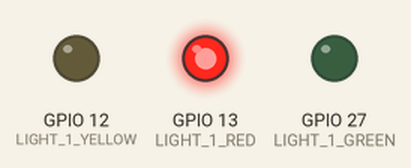
Simulated run of this sketch. Board: ESP32. Shown: output pins drawn as LEDs (lit = HIGH).

Above: at 10.0 s.
At 20.0 s:
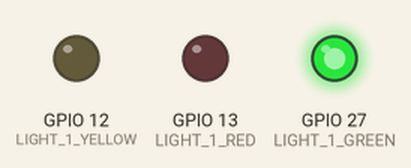
At 26.5 s:
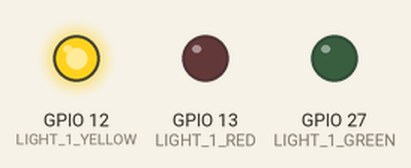
Timing chart, 0 to 34.9 s (numbered marks = the images above):
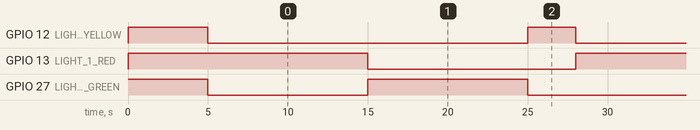

The sketch:

Traffic_lights_test.ino
```cpp
// Traffic lights colour definitions
#define LIGHT_1_RED 13
#define LIGHT_1_YELLOW 12
#define LIGHT_1_GREEN 27

void setup() {
  // Traffic light serial setup
  Serial.begin(9600);
  // initializes the traffic lights as the outputs
  pinMode(LIGHT_1_RED, OUTPUT);
  pinMode(LIGHT_1_YELLOW, OUTPUT);
  pinMode(LIGHT_1_GREEN, OUTPUT);

  digitalWrite(LIGHT_1_GREEN, HIGH);
  digitalWrite(LIGHT_1_YELLOW, HIGH);
  digitalWrite(LIGHT_1_RED, HIGH);

  delay(5000);
}

void loop() {
   digitalWrite(LIGHT_1_RED, HIGH);   // turn the red LED on (HIGH is the voltage level)
   digitalWrite(LIGHT_1_YELLOW, LOW);   // turn the red LED on (HIGH is the voltage level)
   digitalWrite(LIGHT_1_GREEN, LOW);   // turn the red LED on (HIGH is the voltage level)
   delay(10000);
   digitalWrite(LIGHT_1_RED, LOW);   // turn the red LED on (HIGH is the voltage level)
   digitalWrite(LIGHT_1_YELLOW, LOW);   // turn the red LED on (HIGH is the voltage level)
   digitalWrite(LIGHT_1_GREEN, HIGH);   // turn the red LED on (HIGH is the voltage level)
   delay(10000);
   digitalWrite(LIGHT_1_RED, LOW);   // turn the red LED on (HIGH is the voltage level)
   digitalWrite(LIGHT_1_YELLOW, HIGH);   // turn the red LED on (HIGH is the voltage level)
   digitalWrite(LIGHT_1_GREEN, LOW);   // turn the red LED on (HIGH is the voltage level)
   delay(3000);

}
```

Measured:
- by itself, GPIO 12 (LIGHT_1_YELLOW): alternates HIGH for 3.0 s and LOW for 20.0 s
- by itself, GPIO 13 (LIGHT_1_RED): alternates HIGH for 10.0 s and LOW for 13.0 s
- by itself, GPIO 27 (LIGHT_1_GREEN): repeats every 23.0 s: HIGH 10.0 s, LOW 13.0 s
